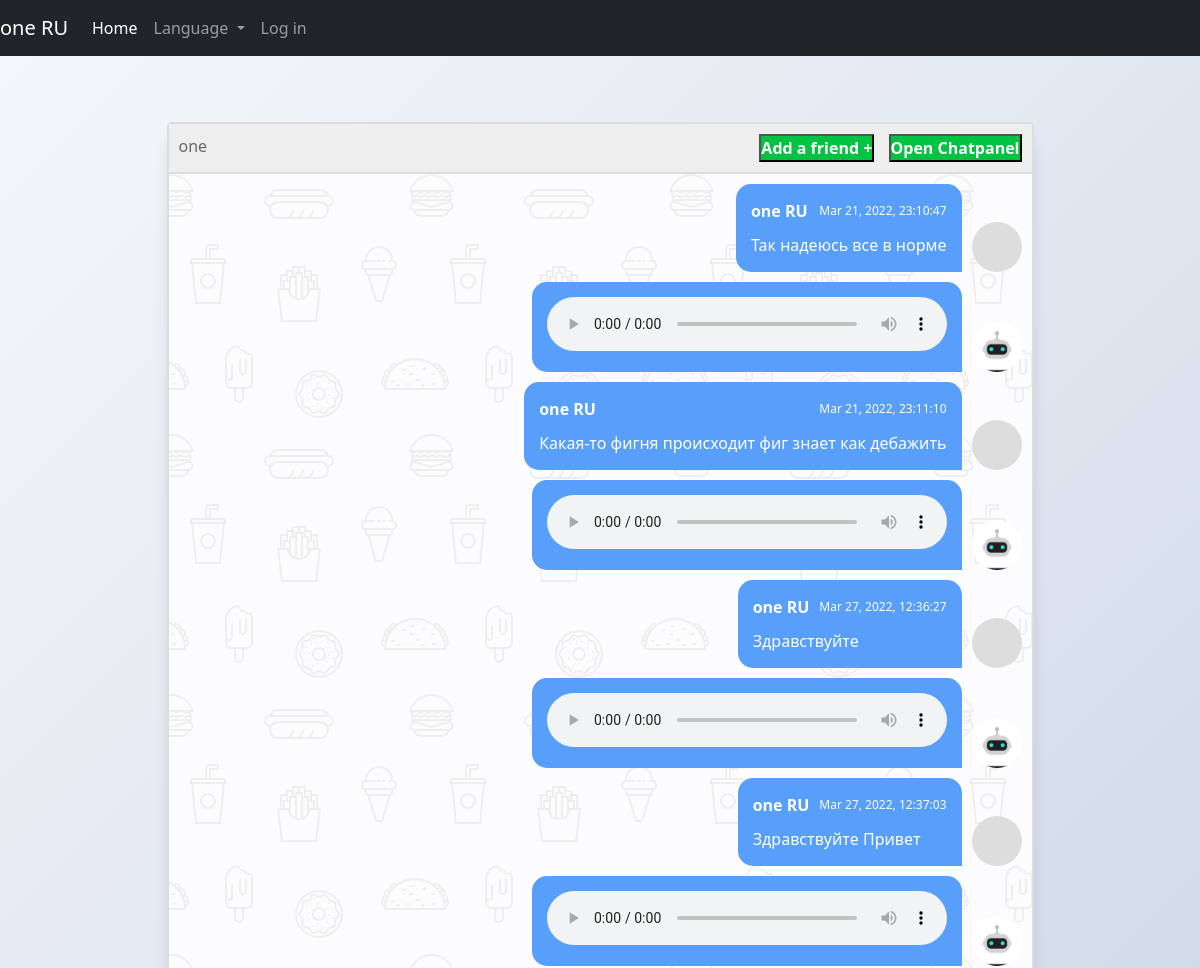
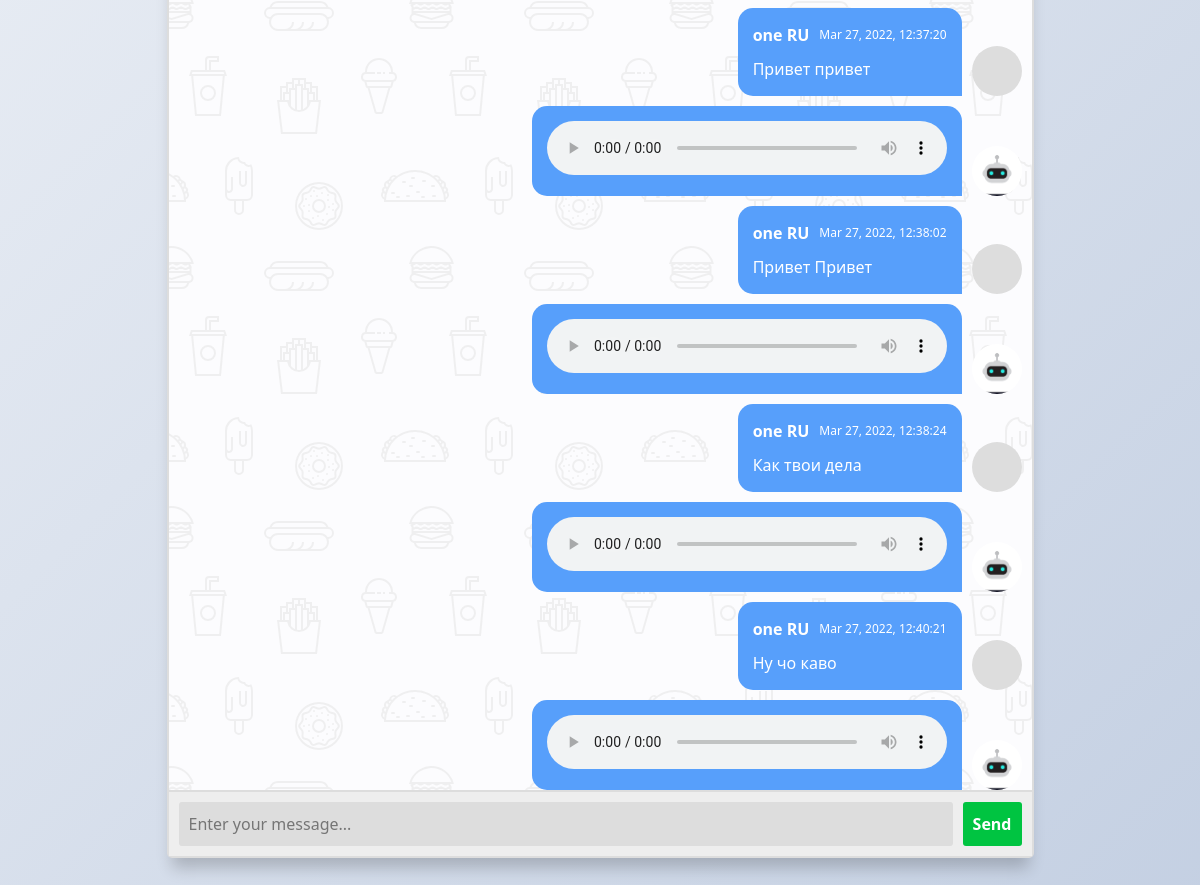
Page /chat/2 (signed in) on the committed database (2 pictures, top to bottom).
### app.py (models this page shows, shortened)
class Chat(db.Model):
    __tablename__ = 'chat'
    id = db.Column(db.Integer, primary_key=True)
    chatname = db.Column(db.String(30), nullable=False)

class User(db.Model, UserMixin):
    __tablename__ = 'user'
    id = db.Column(db.Integer, primary_key=True)
    email = db.Column(db.String(30), nullable=False, unique=True)
    username = db.Column(db.String(30), nullable=False)
    password = db.Column(db.String(80), nullable=False)
    lang = db.Column(db.Integer, nullable=False)

class Messages(db.Model):
    id = db.Column(db.Integer, primary_key=True)
    id_sender = db.Column(db.Integer, ForeignKey('user.id'))
    id_chat = db.Column(db.Integer, ForeignKey('chat.id'))
    message_en = db.Column(db.Text, nullable=False)
    message_ru = db.Column(db.Text, nullable=False)
    date = db.Column(db.DateTime, default=datetime.utcnow())

### app.py (the view, shortened to what this page needs)
@login_required
@app.route('/chat/<id>', methods=['GET'])
def chat(id):
    print(id)
    if current_user.is_authenticated:
        if ChatToUser.query.filter_by(id_user=current_user.id, id_chat=int(id)).first():
            print('Ok')
        else:
            print('Denied')
            return redirect(url_for('index'))
        chatName = 'SimpleChat'
        chats = ChatToUser.query.filter_by(id_user=current_user.id).all()
        for i in range(len(chats)):
            chats[i] = Chat.query.filter_by(id=chats[i].id_chat).first()
            if (int(id) == int(chats[i].id)):
                chatName = chats[i].chatname
        msgs = Messages.query.filter_by(id_chat=int(id)).all()
        for i in range(len(msgs)):
            msgs[i] = [msgs[i].id_sender, User.query.filter_by(id=msgs[i].id_sender).first().username,
                       {'EN': msgs[i].message_en, 'RU': msgs[i].message_ru}, msgs[i].date.strftime("%b %d, %Y, %X"),
                       'RU' if User.query.filter_by(id=msgs[i].id_sender).first().lang == 1 else 'EN']
            if current_user.lang == 1:
                temp = msgs[i][2]['RU'].replace('?', '&quest')
                temp = temp.replace(' ', '%20')
                msgs[i].append(f'{path}synthesize/{temp}?src_lang=ru')
            else:
                temp = msgs[i][2]['EN'].replace('?', '&quest')
                temp = temp.replace(' ', '%20')
                msgs[i].append(f'{path}synthesize/{temp}?src_lang=en')
        return render_template("chatPage.html", name=current_user.username + ' ' + ('EN' if current_user.lang == 0 else 'RU'),
                               chats=chats, chatId=id, chatName = chatName,msgs=msgs, my_link="{path}dummy_audio")
    else:
        return redirect(url_for("index"))

### app.py (called while the page is built)
@login_manager.user_loader
def load_user(user_id):
    return User.query.get(int(user_id))

### templates/chatPage.html (shortened to what this page needs)
<!doctype html>
<html lang="ru">
<head>
  <link rel="stylesheet" href="{{ url_for('static', filename='css/friendlist.css') }}">
  <link rel="stylesheet" href="{{ url_for('static', filename='css/main.css') }}">
  <link rel="stylesheet" href="https://cdn.jsdelivr.net/npm/bootstrap@5.1.3/dist/css/bootstrap.min.css">
</head>
<body>
<nav class="navbar navbar-expand-lg navbar-dark fixed-top bg-dark">
    <a class="navbar-brand" id="name_of_person">{{ name }}</a>
    <div class="collapse navbar-collapse" id="navbarSupportedContent">
      <ul class="navbar-nav mr-auto">
        <li class="nav-item active">
          <a class="nav-link active" aria-current="page" href="/home">Home</a>
        </li>
        <li class="nav-item dropdown">
        <a class="nav-link dropdown-toggle" href="#" id="navbarDropdown" role="button" data-toggle="dropdown" aria-haspopup="true" aria-expanded="false">
          Language
        </a>
        </li>
        <li class="nav-item">
          <a class="nav-link" href="/login">Log in</a>
        </li>
      </ul>
    </div>
</nav>
<section class="msger">
  <header class="msger-header">
    <div class="msger-header-title">
       {{chatName}}
    </div>
    <div class="msger-header-options">
      <button type="submit" onclick="window.location='/addToChat/{{chatId}}'" class="msger-send-btn"
              style="font-size: min(2vw, 16px)">Add a friend
        +</button>
      <button type="submit" id="button1" onclick="openNav()" class="msger-send-btn"
              style="font-size: min(2vw, 16px)">Open Chatpanel</button>
    </div>
  </header>
  <main class="msger-chat">
    {% for ms in msgs %}
      {% if ms[0]==current_user.id%}
        <div class="msg right-msg">
          <div
           class="msg-img"
           style="background-image: url(https://cdn.pixabay.com/photo/2015/10/05/22/37/blank-profile-picture-973460_1280.png)"
          ></div>
          <div class="msg-bubble">
            <div class="msg-info">
              <div class="msg-info-name">{{ms[1] + " " + ms[4]}}</div>
              <div class="msg-info-time">{{ms[3]}}</div>
            </div>
            <div class="msg-text">
              {{ms[2][ms[4]]}}
            </div>
          </div>
        </div>
        <div class="msg right-msg">
          <div
           class="msg-img"
           style=""
          ></div>
          <div class="msg-bubble">
            <div class="msg-text">
              <audio src={{ms[5]}} controls style="width: min(60vw,400px);">Audio tag not supported</audio>
            </div>
          </div>
        </div>
      {% endif %}
    {% endfor %}
  </main>
  <form class="msger-inputarea" id="form_send_msg" autocomplete="off" method="post" novalidate>
    <input type="text" name="msg" id="msg_id" class="msger-input" placeholder="Enter your message...">
    <button type="submit" id="send_msg" class="msger-send-btn">Send</button>
  </form>
</section>
</body>
</html>

### static/css/friendlist.css (style rules this page uses)
html, body { font-family: sans-serif; width: 100%; height: 100%; }

### static/css/main.css (style rules this page uses)
:root { --body-bg: linear-gradient(135deg, #f5f7fa 0%, #c3cfe2 100%); --msger-bg: #fff; --border: 2px solid #ddd; --left-msg-bg: #ececec; --right-msg-bg: #579ffb; }
*, *:before, *:after { margin: 0; padding: 0; box-sizing: inherit; }
body { display: flex; justify-content: center; align-items: center; height: 100vh; background-image: var(--body-bg); font-family: Helvetica, sans-serif; }
.msger { display: flex; flex-flow: column wrap; justify-content: space-between; width: 100%; max-width: 867px; margin: 25px 10px; height: calc(90% - 50px); border: var(--border); border-radius: 5px; background: var(--msger-bg); box-shadow: 0 15px 15px -5px rgba(0, 0, 0, 0.2); }
.msger-header { display: flex; justify-content: space-between; padding: 10px; border-bottom: var(--border); background: #eee; color: #666; }
.msger-chat { flex: 1; overflow-y: auto; padding: 10px; }
.msg { display: flex; align-items: flex-end; margin-bottom: 10px; }
.msg:last-of-type { margin: 0; }
.msg-img { width: 50px; height: 50px; margin-right: 10px; background: #ddd; background-repeat: no-repeat; background-position: center; background-size: cover; border-radius: 50%; }
.msg-bubble { max-width: min(70%,450px); padding: 15px; border-radius: 15px; background: var(--left-msg-bg); }
.msg-info { display: flex; justify-content: space-between; align-items: center; margin-bottom: 10px; }
.msg-info-name { margin-right: 10px; font-weight: bold; }
.msg-info-time { font-size: min(2vw, 12px); }
.right-msg { flex-direction: row-reverse; }
.right-msg .msg-bubble { background: var(--right-msg-bg); color: #fff; border-bottom-right-radius: 0; }
.right-msg .msg-img { margin: 0 0 0 10px; }
.msger-inputarea { display: flex; padding: 10px; border-top: var(--border); background: #eee; }
.msger-inputarea * { padding: 10px; border: none; border-radius: 3px; font-size: min(3vw, 16px); }
.msger-input { flex: 1; background: #ddd; }
.msger-send-btn { margin-left: 10px; background: rgb(0, 196, 65); color: #fff; font-weight: bold; cursor: pointer; transition: background 0.23s; }
.msger-chat { background-color: #fcfcfe; }

### rows in the picture
Chat: chatname "one"
User: username "one RU", ms "Mar 21, 2022, 23:10:47", message_ru "Так надеюсь все в норме", ms "Mar 21, 2022, 23:11:10", message_ru "Какая-то фигня происходит фиг знает как дебажить", ms "Mar 27, 2022, 12:36:27", message_ru "Здравствуйте", ms "Mar 27, 2022, 12:37:03", message_ru "Здравствуйте Привет", ms "Mar 27, 2022, 12:37:20", message_ru "Привет привет", ms "Mar 27, 2022, 12:38:02", message_ru "Привет Привет", ms "Mar 27, 2022, 12:38:24", message_ru "Как твои дела", ms "Mar 27, 2022, 12:40:21", message_ru "Ну чо каво"

### other values in the picture
{{ name }} "one RU"
